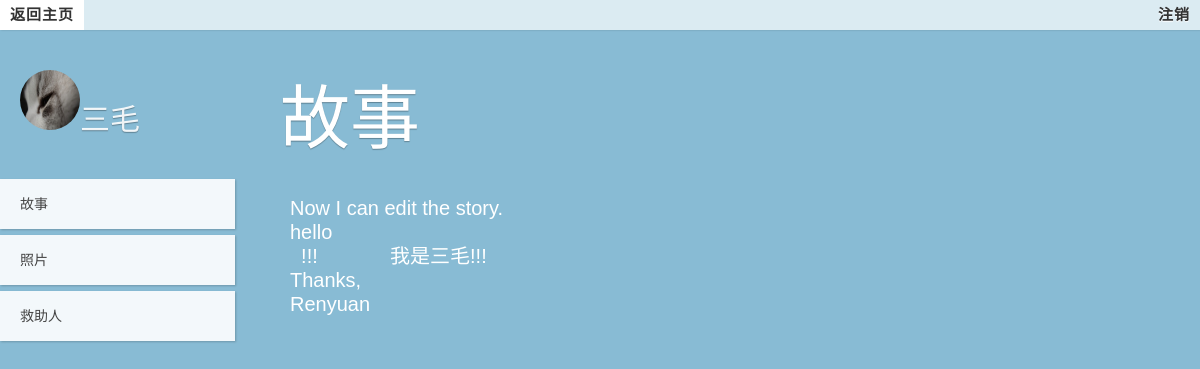
The app's page /pet.php?uid=1 with its own data.
### tables this page shows
CREATE TABLE IF NOT EXISTS `pets_table` (
  `uid` int(11) NOT NULL AUTO_INCREMENT,
  `name` tinytext NOT NULL,
  `species` tinyint(4) NOT NULL,
  `sex` tinyint(4) NOT NULL,
  `description` text NOT NULL,
  `photo` mediumtext NOT NULL,
  `tag` mediumtext NOT NULL,
  `salvor` varchar(40) NOT NULL,
  UNIQUE KEY `Main` (`uid`),
  FULLTEXT KEY `description` (`description`),
  FULLTEXT KEY `name` (`name`,`description`)
);

### pet.php (the view, shortened to what this page needs)
<!DOCTYPE html>
<?php
$result = mysql_query("SELECT * FROM pets_table WHERE uid=".$_GET['uid']);
$item = mysql_fetch_array($result);
$salvorname = $item['salvor'];
$salvorresult = mysql_query("SELECT * FROM salvor_table WHERE id=\"".$salvorname."\"");
$salvor = mysql_fetch_array($salvorresult);
$editMode = false;
?>
<html class="no-js" lang="en">
<head>
	<link rel="stylesheet" type="text/css" href="css/demo.css" />
	<link rel="stylesheet" type="text/css" href="css/style.css" />
	<link rel="stylesheet" type="text/css" href="css/piclist.css" />
	<link rel="stylesheet" type="text/css" href="css/menu.css" />
</head>
<body>
	<div class="codrops-top">
		<?php
		if($editMode){
			echo '<a href="'.'salvor.php?id='.$salvor['id'].'" target="_blank">';
			echo '<strong>返回个人页面</strong>';
		}
		else{
			echo '<a href="index.php">';
			echo '<strong>返回主页</strong>';
		}
		?>
	</a>
	<span class="right">
		<a href="./login/logout.php" target="_blank">
			<strong>注销</strong>
		</a>
	</span>
</div>
<div id="home" class="content">
	<h2>故事</h2>
	<p id="pet_desc"><a id="txt_desc"><?php
	$str = str_replace('　', ' ', $item['description']);
	$str =str_replace("\n","<br>",$str);
	$str =str_replace(" ", "&nbsp;",$str);
	echo $str;
	?></a></p>
</br><p><a id="edit_story" class="button" onclick="editstory()">编辑</a></p>
<p id = "story_result"></p>
</div>
<div id="header">
	<h1>
	<?php
	echo '<img id="petavator" class="avator"  src="./photo/'.$item['uid']."/".$item['photo'].'">';
	echo $item['name'];
	?>
</h1>
<ul id="navigation">
	<li><a id="link-home" href="#home">故事</a></li>
	<li><a id="link-portfolio" href="#portfolio">照片</a></li>
	<li><a id="link-about" href="#about">救助人</a></li>
</ul>
</div>
</body>
</html>

### css/demo.css (style rules this page uses)
body,div,dl,dt,dd,ul,ol,li,h1,h2,h3,h4,h5,h6,pre,form,fieldset,input,textarea,p,blockquote,th,td { margin:0; padding:0; }
html,body { margin:0; padding:0; }
fieldset,img { border:0; }
ol,ul { list-style:none; }
h1,h2,h3,h4,h5,h6 { font-size:100%; font-weight:normal; }
body { font-family: 'Electrolize', Arial, sans-serif; font-weight: 400; font-size: 15px; color: #fff; }
a,a:link { text-decoration: none;color: #fff; }
.codrops-top { line-height: 30px; font-size: 15px; background: rgba(255, 255, 255, 0.7); text-transform: uppercase; z-index: 9999; position: fixed; top: 0px; left: 0px; width: 100%; height: 30px; box-shadow: 1px 0px 2px rgba(0,0,0,0.2); -webkit-animation: slideOut 0.5s ease-in-out 0.3s backwards; -moz-animation: slideOut 0.5s ease-in-out 0.3s backwards; -o-animation: slideOut 0.5s ease-in-out 0.3s backwards; -ms-animation: slideOut 0.5s ease-in-out 0.3s backwards; animation: slideOut 0.5s ease-in-out 0.3s backwards; }
.codrops-top a { padding: 0px 10px; letter-spacing: 1px; color: #333; text-shadow: 0px 1px 1px #fff; display: block; float: left; }
.codrops-top span.right { float: right; }
.codrops-top span.right a { float: left; display: block; }

### css/style.css (style rules this page uses)
html, body { height:100%; }
body { width: 100%; background: #88BBD4; overflow: auto; }
.avator { height: 60px; width: 60px; border-radius: 60px; }
#header { position: absolute; z-index: 2000; width: 235px; top: 50px; }
#header h1 { font-size: 30px; font-weight: 400; text-transform: uppercase; color: rgba(255,255,255,0.9); text-shadow: 0px 1px 1px rgba(0,0,0,0.3); padding: 20px; background: #88bbd4; }
#navigation { margin-top: 20px; width: 235px; display:block; list-style:none; z-index:3; }
#navigation a { color: #444; display: block; background: #fff; background: rgba(255,255,255,0.9); line-height: 50px; padding: 0px 20px; text-transform: uppercase; margin-bottom: 6px; box-shadow: 1px 1px 2px rgba(0,0,0,0.2); font-size: 14px; }
.content { right: 40px; left: 280px; top: 0px; position: absolute; padding-bottom: 30px; }
.content h2 { font-size: 70px; padding: 10px 0px 20px 0px; margin-top: 52px; color: #fff; text-shadow: 0px 1px 1px rgba(0,0,0,0.3); }
.content p { font-size: 20px; padding: 10px; line-height: 24px; color: #fff; display: inline-block; padding: 10px; margin: 3px 0px; }
#pet_desc { width: 100%; }

### records on screen
pets_table: description "Now I can edit the story. hello !!! 我是三毛!!! Thanks, Renyuan", photo (picture), name "三毛"
